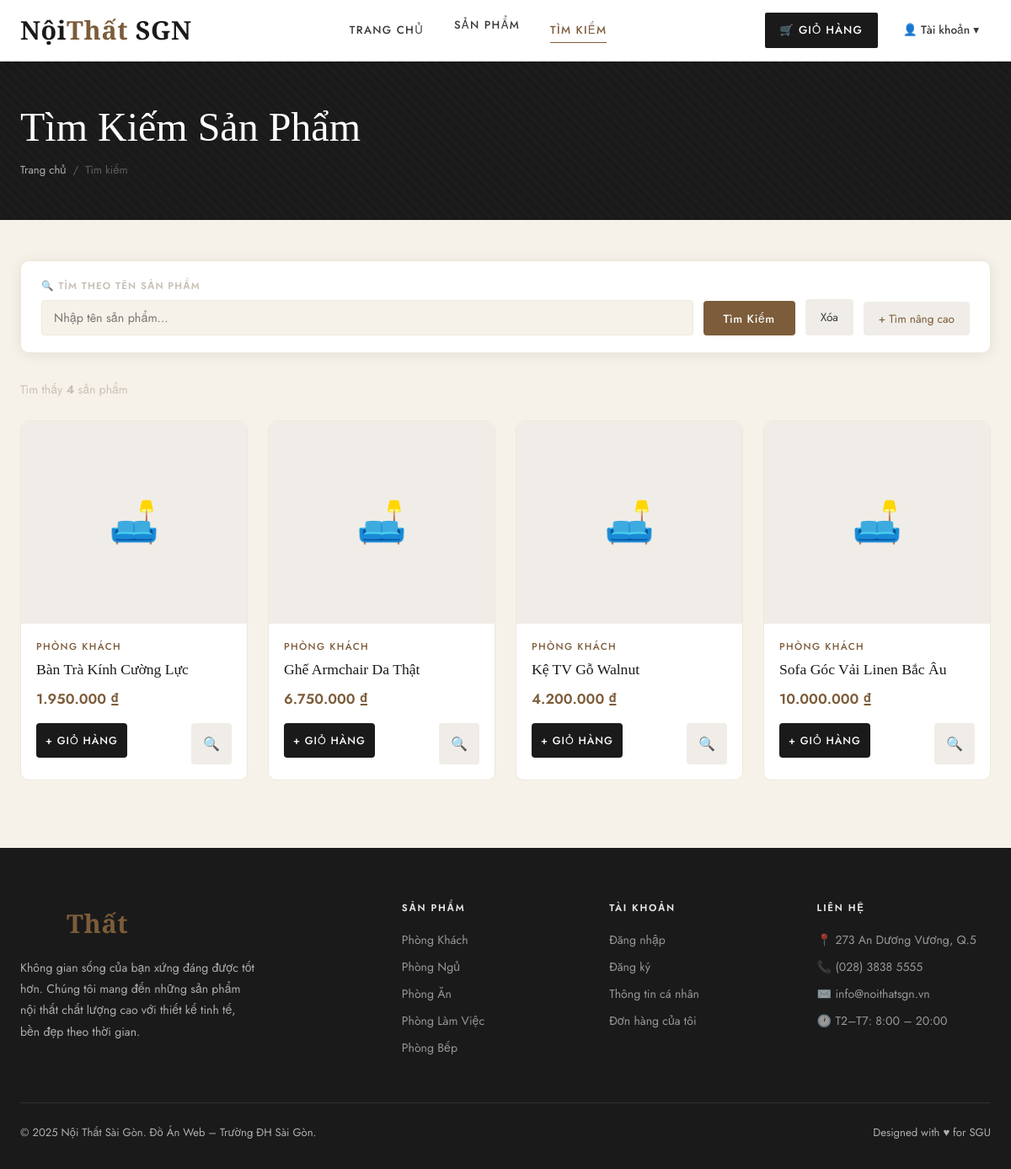
The page /search.php?loai=1 on the database its author committed.
### tables this page shows
CREATE TABLE san_pham (
    ma_sp       INT AUTO_INCREMENT PRIMARY KEY,
    ma_loai     INT NOT NULL,
    ten_sp      VARCHAR(200) NOT NULL,
    mo_ta       TEXT,
    don_vi_tinh VARCHAR(30) DEFAULT 'Cái',
    hinh        VARCHAR(255),
    tl_loi_nhuan DECIMAL(5,2) DEFAULT 20.00 COMMENT '% lợi nhuận mặc định',
    trang_thai  TINYINT(1) DEFAULT 1 COMMENT '1=đang bán, 0=ẩn',
    created_at  DATETIME DEFAULT CURRENT_TIMESTAMP,
    FOREIGN KEY (ma_loai) REFERENCES loai_sp(ma_loai) ON UPDATE CASCADE
);

CREATE TABLE loai_sp (
    ma_loai     INT AUTO_INCREMENT PRIMARY KEY,
    ten_loai    VARCHAR(100) NOT NULL,
    mo_ta       TEXT,
    trang_thai  TINYINT(1) DEFAULT 1 COMMENT '1=hiện, 0=ẩn',
    created_at  DATETIME DEFAULT CURRENT_TIMESTAMP
);

### includes/functions.php (called while the page is built, shortened)
<?php
function formatMoney($amount) {
    return number_format($amount, 0, ',', '.') . ' ₫';
}
function getLoaiSP($conn) {
    return $conn->query("SELECT * FROM loai_sp WHERE trang_thai=1 ORDER BY ten_loai");
}

### search.php (the view, shortened to what this page needs)
<?php
require_once __DIR__ . '/config/db.php';
require_once __DIR__ . '/includes/functions.php';
$per_page = 12;
$page     = max(1,(int)($_GET['page'] ?? 1));
$keyword  = trim($_GET['q'] ?? '');
$loai     = (int)($_GET['loai'] ?? 0);
$gia_min  = (float)($_GET['gia_min'] ?? 0);
$gia_max  = (float)($_GET['gia_max'] ?? 0);
$offset   = ($page-1)*$per_page;
$where = "sp.trang_thai=1 AND ls.trang_thai=1";
if ($loai > 0) $where .= " AND sp.ma_loai=$loai";
$price_having = '';
$base_sql = "FROM san_pham sp
    JOIN loai_sp ls ON sp.ma_loai=ls.ma_loai
    LEFT JOIN ton_kho tk ON sp.ma_sp=tk.ma_sp
    LEFT JOIN gia_ban gb ON sp.ma_sp=gb.ma_sp
    WHERE $where";
$select_cols = "sp.*, ls.ten_loai, tk.so_luong as ton_kho, tk.gia_von,
    COALESCE(gb.tl_loi_nhuan, sp.tl_loi_nhuan) as tl_loi_nhuan,
    tk.gia_von * (1 + COALESCE(gb.tl_loi_nhuan, sp.tl_loi_nhuan)/100) as gia_ban";
$has_search = $keyword !== '' || $loai > 0 || $gia_min > 0 || $gia_max > 0;
$total = 0; $san_phams = null;
if ($has_search) {
    if ($price_having) {
        $count_sql = "SELECT COUNT(*) FROM (SELECT sp.ma_sp, $select_cols $base_sql $price_having) x";
    } else {
        $count_sql = "SELECT COUNT(*) $base_sql";
    }
    $cr = $conn->query($count_sql);
    $total = (int)$cr->fetch_row()[0];
    $data_sql = "SELECT $select_cols $base_sql $price_having ORDER BY sp.ten_sp LIMIT $per_page OFFSET $offset";
    $san_phams = $conn->query($data_sql);
}
include __DIR__ . '/includes/header.php';
?>
<div class="page-header">
    <div class="container">
        <h1>Tìm Kiếm Sản Phẩm</h1>
        <div class="breadcrumb">
            <a href="<?= SITE_URL ?>">Trang chủ</a><span>/</span><span>Tìm kiếm</span>
        </div>
    </div>
</div>
<section class="py-section" style="padding:48px 0 80px;">
    <div class="container">
        <form method="GET" action="" class="filter-bar" style="flex-direction:column;align-items:stretch;gap:16px;">
            <div style="display:flex;gap:12px;flex-wrap:wrap;align-items:flex-end;">
                <div class="filter-group flex-1">
                    <label>🔍 Tìm theo tên sản phẩm</label>
                    <input type="text" name="q" placeholder="Nhập tên sản phẩm..." value="<?= htmlspecialchars($keyword) ?>" class="filter-group input">
                </div>
                <button type="submit" class="btn-search">Tìm Kiếm</button>
                <a href="<?= SITE_URL ?>/search.php" class="btn-reset">Xóa</a>
                <button type="button" id="advancedToggle" class="btn-reset" style="color:var(--walnut);">
                    <?= ($loai>0||$gia_min>0||$gia_max>0) ? '− Tìm nâng cao' : '+ Tìm nâng cao' ?>
                </button>
            </div>
        </form>
        <?php if (!$has_search): ?>
        <div class="empty-state">
            <div class="empty-icon">🔍</div>
            <h3>Nhập từ khóa để tìm kiếm</h3>
            <p>Bạn có thể tìm theo tên sản phẩm, danh mục hoặc khoảng giá.</p>
        </div>
        <?php else: ?>
        <p class="text-muted mb-24" style="font-size:0.88rem;">
            Tìm thấy <strong><?= $total ?></strong> sản phẩm
        </p>
        <div class="product-grid">
            <?php while ($sp = $san_phams->fetch_assoc()):
                $gia_ban = ($sp['gia_von']??0) * (1 + ($sp['tl_loi_nhuan']??20)/100);
                $ton     = (int)($sp['ton_kho']??0);
            ?>
            <div class="product-card">
                <a href="<?= SITE_URL ?>/product-detail.php?id=<?= $sp['ma_sp'] ?>" class="product-img">
                    <?php if ($sp['hinh']&&file_exists(UPLOAD_PATH.$sp['hinh'])): ?>
                        <img src="<?= UPLOAD_URL.$sp['hinh'] ?>" alt="<?= htmlspecialchars($sp['ten_sp']) ?>">
                    <?php else: ?><span class="no-img">🛋️</span><?php endif; ?>
                </a>
                <div class="product-info">
                    <div class="product-category"><?= htmlspecialchars($sp['ten_loai']) ?></div>
                    <a href="<?= SITE_URL ?>/product-detail.php?id=<?= $sp['ma_sp'] ?>" class="product-name"><?= htmlspecialchars($sp['ten_sp']) ?></a>
                    <div class="product-price"><?= formatMoney($gia_ban) ?></div>
                    <div class="product-actions">
                        <?php if ($ton>0): ?>
                        <form method="POST" action="<?= SITE_URL ?>/cart.php" style="flex:1">
                            <button type="submit" class="btn-cart">+ Giỏ Hàng</button>
                        </form>
                        <?php else: ?>
                        <button class="btn-cart" disabled style="flex:1">Hết Hàng</button>
                        <?php endif; ?>
                        <a href="<?= SITE_URL ?>/product-detail.php?id=<?= $sp['ma_sp'] ?>" class="btn-detail">🔍</a>
                    </div>
                </div>
            </div>
            <?php endwhile; ?>
        </div>
        <?php endif; ?>
    </div>
</section>
<?php include __DIR__ . '/includes/footer.php'; ?>

### rows shown on the page
san_pham: ma_loai.ten_loai "PHÒNG KHÁCH", ten_sp "Bàn Trà Kính Cường Lực", gia_ban "1.950.000 ₫"
san_pham: ma_loai.ten_loai "PHÒNG KHÁCH", ten_sp "Ghế Armchair Da Thật", gia_ban "6.750.000 ₫"
san_pham: ma_loai.ten_loai "PHÒNG KHÁCH", ten_sp "Kệ TV Gỗ Walnut", gia_ban "4.200.000 ₫"
san_pham: ma_loai.ten_loai "PHÒNG KHÁCH", ten_sp "Sofa Góc Vải Linen Bắc Âu", gia_ban "10.000.000 ₫"

### other values the page prints
$total "4"
